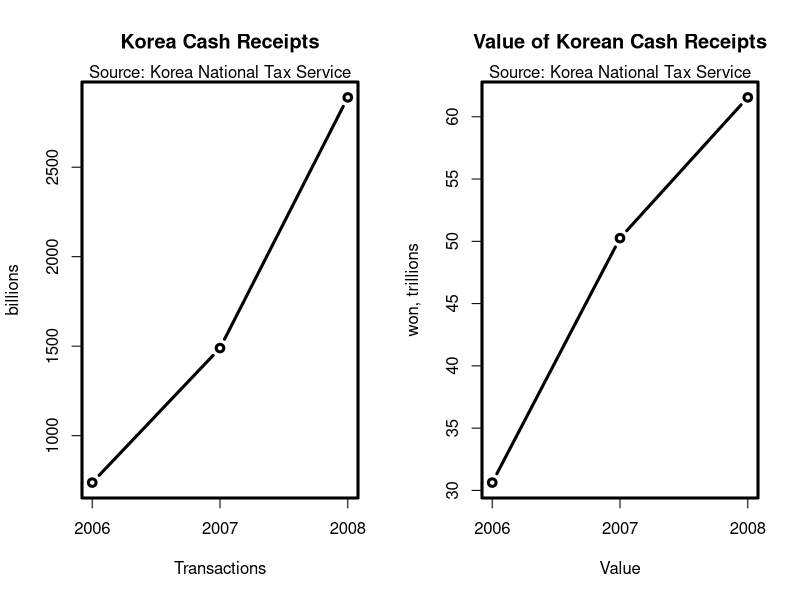

Here is the R script that generated this plot:
# Ben Mazzotta
# Korea Tax Receipts Numbers
# 4/17/2012


# Data from Korea National Tax Service
# 0. Preliminaries


# 1. Data entry

years <- c(2006:2008)

transactions <- c(737.748, 1489.273, 2889.925)
value <- c(30.627, 50.256, 61.555)

names(transactions) <- c(2006:2008)
names(value) <- c(2006:2008)

taxreceipts <- data.frame(years, transactions, value)

taxreceipts
str(taxreceipts)

# attach(taxreceipts)
png(file='koreataxreceipts.png', width=2400, height=1600, pointsize=48)
par(mfrow=c(1,2), lwd=3)
plot(taxreceipts$years, taxreceipts$transactions, new=TRUE, type="b",  
     main="Korea Cash Receipts", xlab="Transactions", ylab="billions", xaxt="n")
axis(1, at=c(2006:2008), labels=c(2006:2008))
mtext(3, text="Source: Korea National Tax Service")

plot(taxreceipts$value, type="b", xlab="Value", ylab="won, trillions", xaxt='n')
title(main="Value of Korean Cash Receipts")
axis(1, at=c(1:3), labels=c(2006:2008))
mtext(3, text="Source: Korea National Tax Service")
dev.off()

par(mfrow=c(1,1), lwd=1)




save.image("Korea cash receipts.Rdata")
